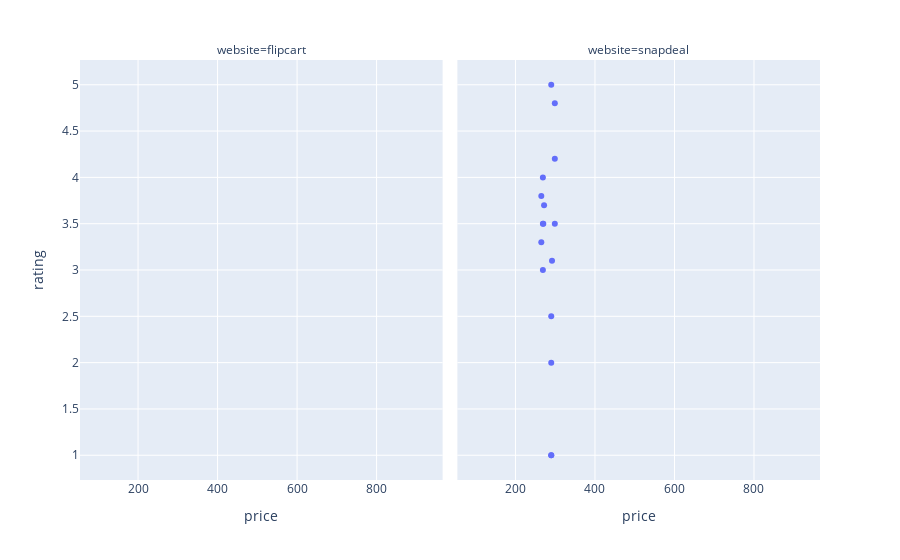

Notebook source saved alongside this figure:
### Code cell
kw = 'bottles'
bottles = dataset[dataset['keyword'] == kw]
x = 'price'
y = 'rating'
facet_col = 'website'
px.scatter(data_frame = bottles, x = x, y=y,facet_col=facet_col)

### Figure 1 — Plotly figure (JSON) as saved in the notebook; plotly's stock layout.template omitted (floating-point values rounded to 4 significant figures)
{"data": [{"hoverlabel": {"namelength": 0}, "hovertemplate": "website=flipcart<br>price=%{x}<br>rating=%{y}", "legendgroup": "", "marker": {"color": "#636efa", "symbol": "circle"}, "mode": "markers", "name": "", "showlegend": false, "type": "scatter", "x": [679, 109, 279, 381, 279, 679, 349, 561, 381, 259, 279, 620, 771, 628, 129, 180, 399, 311, 183, 771, 179, 749, 210, 119, 628, 109, 199, 499, 911, 129, 374, 129, 729, 399, 180, 183, 311, 199, 229, 349, 210, 374, 749, 129, 911, 399, 586, 620, 349, 129, 439, 439, 399, 129, 179, 349, 799, 399, 499, 586, 799, 595, 399, 729, 499, 311, 311, 229, 279, 651, 119, 651, 259, 595, 499, 561], "xaxis": "x", "y": [null, null, null, null, null, null, null, null, null, null, null, null, null, null, null, null, null, null, null, null, null, null, null, null, null, null, null, null, null, null, null, null, null, null, null, null, null, null, null, null, null, null, null, null, null, null, null, null, null, null, null, null, null, null, null, null, null, null, null, null, null, null, null, null, null, null, null, null, null, null, null, null, null, null, null, null], "yaxis": "y"}, {"hoverlabel": {"namelength": 0}, "hovertemplate": "website=snapdeal<br>price=%{x}<br>rating=%{y}", "legendgroup": "", "marker": {"color": "#636efa", "symbol": "circle"}, "mode": "markers", "name": "", "showlegend": false, "type": "scatter", "x": [290, 290, 275, 290, 269, 265, 269, 263, 269, 290, 290, 265, 289, 263, 265, 272, 292, 270, 275, 299, 299, 299, 299, 299, 299, 299, 299, 299, 299, 299, 299, 299, 299, 299, 299, 299, 299], "xaxis": "x2", "y": [2.5, 5, null, 1, 4, null, 3, null, 3.5, 1, 2, 3.3, null, null, 3.8, 3.7, 3.1, 3.5, null, null, null, null, null, null, 4.8, null, null, null, null, null, 3.5, null, null, 4.2, null, null, null], "yaxis": "y2"}], "layout": {"annotations": [{"font": {}, "showarrow": false, "text": "website=flipcart", "x": 0.245, "xanchor": "center", "xref": "paper", "y": 1, "yanchor": "bottom", "yref": "paper"}, {"font": {}, "showarrow": false, "text": "website=snapdeal", "x": 0.755, "xanchor": "center", "xref": "paper", "y": 1, "yanchor": "bottom", "yref": "paper"}], "legend": {"tracegroupgap": 0}, "margin": {"t": 60}, "xaxis": {"anchor": "y", "domain": [0, 0.49], "title": {"text": "price"}}, "xaxis2": {"anchor": "y2", "domain": [0.51, 1], "matches": "x", "title": {"text": "price"}}, "yaxis": {"anchor": "x", "domain": [0, 1], "title": {"text": "rating"}}, "yaxis2": {"anchor": "x2", "domain": [0, 1], "matches": "y", "showticklabels": false}}}
